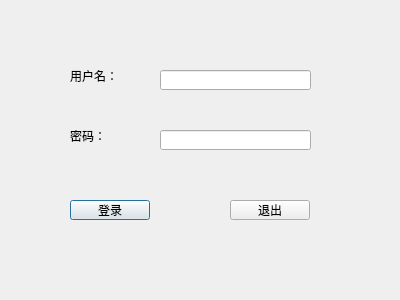
<?xml version="1.0" encoding="UTF-8"?>
<ui version="4.0">
 <class>loginDialog</class>
 <widget class="QDialog" name="loginDialog">
  <property name="geometry">
   <rect>
    <x>0</x>
    <y>0</y>
    <width>400</width>
    <height>300</height>
   </rect>
  </property>
  <property name="windowTitle">
   <string>Dialog</string>
  </property>
  <widget class="QLabel" name="label">
   <property name="geometry">
    <rect>
     <x>70</x>
     <y>70</y>
     <width>54</width>
     <height>12</height>
    </rect>
   </property>
   <property name="text">
    <string>用户名：</string>
   </property>
  </widget>
  <widget class="QLabel" name="label_2">
   <property name="geometry">
    <rect>
     <x>70</x>
     <y>130</y>
     <width>54</width>
     <height>12</height>
    </rect>
   </property>
   <property name="text">
    <string>密码：</string>
   </property>
  </widget>
  <widget class="QLineEdit" name="userLineEdit">
   <property name="geometry">
    <rect>
     <x>160</x>
     <y>70</y>
     <width>151</width>
     <height>20</height>
    </rect>
   </property>
  </widget>
  <widget class="QLineEdit" name="pwdLineEdit">
   <property name="geometry">
    <rect>
     <x>160</x>
     <y>130</y>
     <width>151</width>
     <height>20</height>
    </rect>
   </property>
  </widget>
  <widget class="QPushButton" name="loginButton">
   <property name="geometry">
    <rect>
     <x>70</x>
     <y>200</y>
     <width>80</width>
     <height>20</height>
    </rect>
   </property>
   <property name="text">
    <string>登录</string>
   </property>
  </widget>
  <widget class="QPushButton" name="exitButton">
   <property name="geometry">
    <rect>
     <x>230</x>
     <y>200</y>
     <width>80</width>
     <height>20</height>
    </rect>
   </property>
   <property name="text">
    <string>退出</string>
   </property>
  </widget>
 </widget>
 <resources/>
 <connections>
  <connection>
   <sender>exitButton</sender>
   <signal>clicked()</signal>
   <receiver>loginDialog</receiver>
   <slot>close()</slot>
   <hints>
    <hint type="sourcelabel">
     <x>269</x>
     <y>209</y>
    </hint>
    <hint type="destinationlabel">
     <x>199</x>
     <y>149</y>
    </hint>
   </hints>
  </connection>
 </connections>
</ui>
